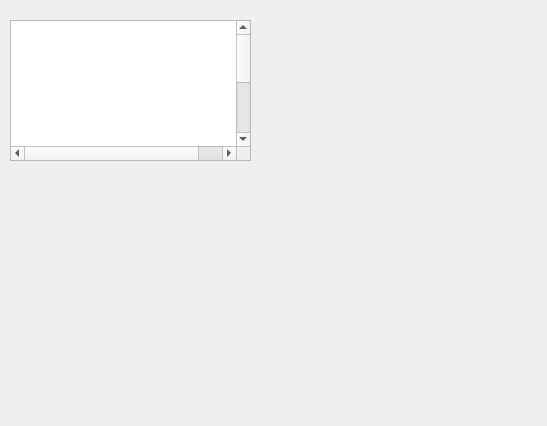
<?xml version="1.0" encoding="UTF-8"?>
<ui version="4.0">
 <class>DockWidget</class>
 <widget class="QDockWidget" name="DockWidget">
  <property name="geometry">
   <rect>
    <x>0</x>
    <y>0</y>
    <width>547</width>
    <height>426</height>
   </rect>
  </property>
  <property name="windowTitle">
   <string>DockWidget</string>
  </property>
  <widget class="QWidget" name="dockWidgetContents">
   <widget class="QGraphicsView" name="graphicsView">
    <property name="geometry">
     <rect>
      <x>10</x>
      <y>20</y>
      <width>241</width>
      <height>141</height>
     </rect>
    </property>
    <property name="sceneRect">
     <rectf>
      <x>0.000000000000000</x>
      <y>0.000000000000000</y>
      <width>256.000000000000000</width>
      <height>256.000000000000000</height>
     </rectf>
    </property>
   </widget>
  </widget>
 </widget>
 <resources/>
 <connections/>
</ui>
